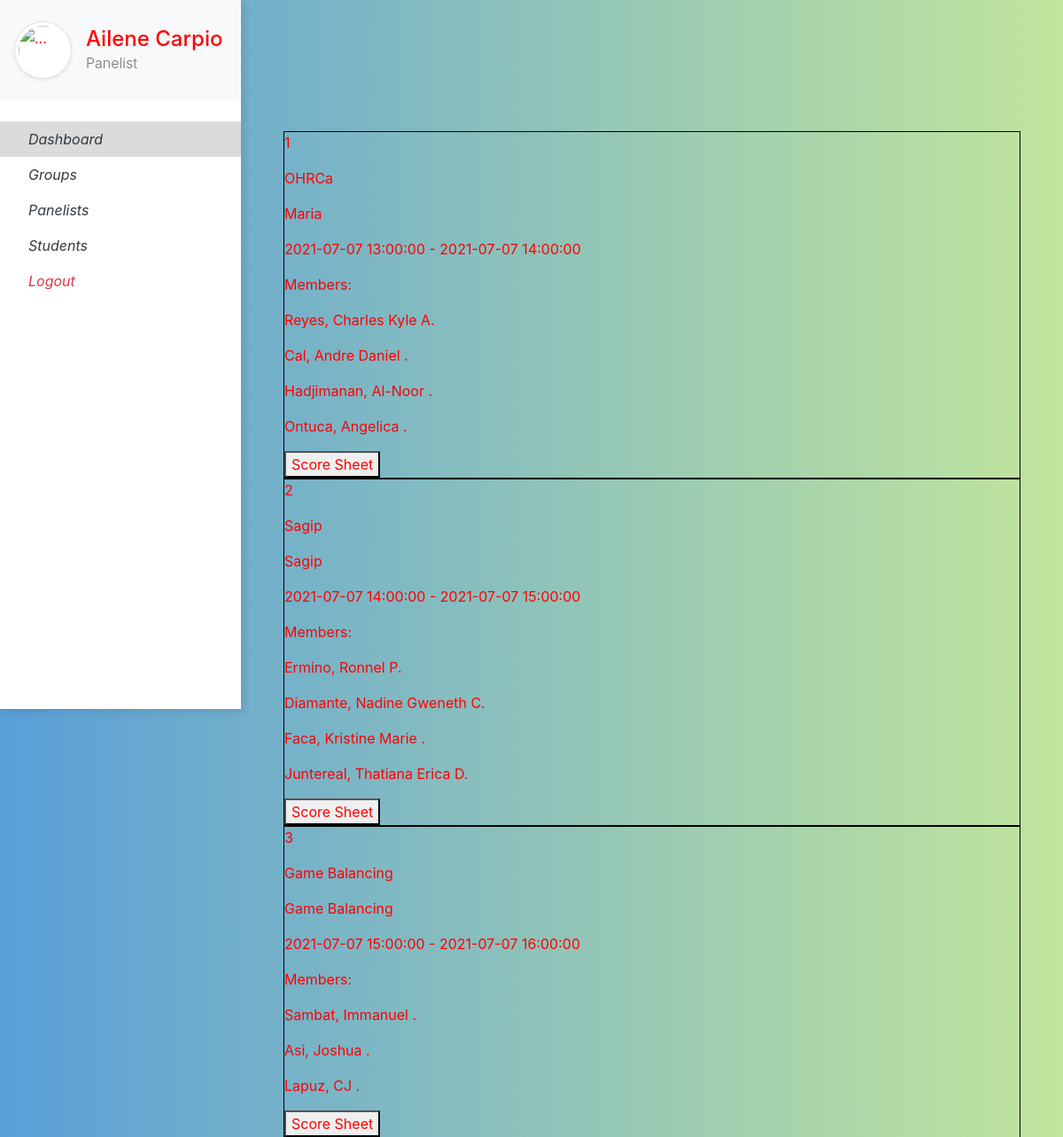
The app's page /user_home/ (signed in, upper part), older data.
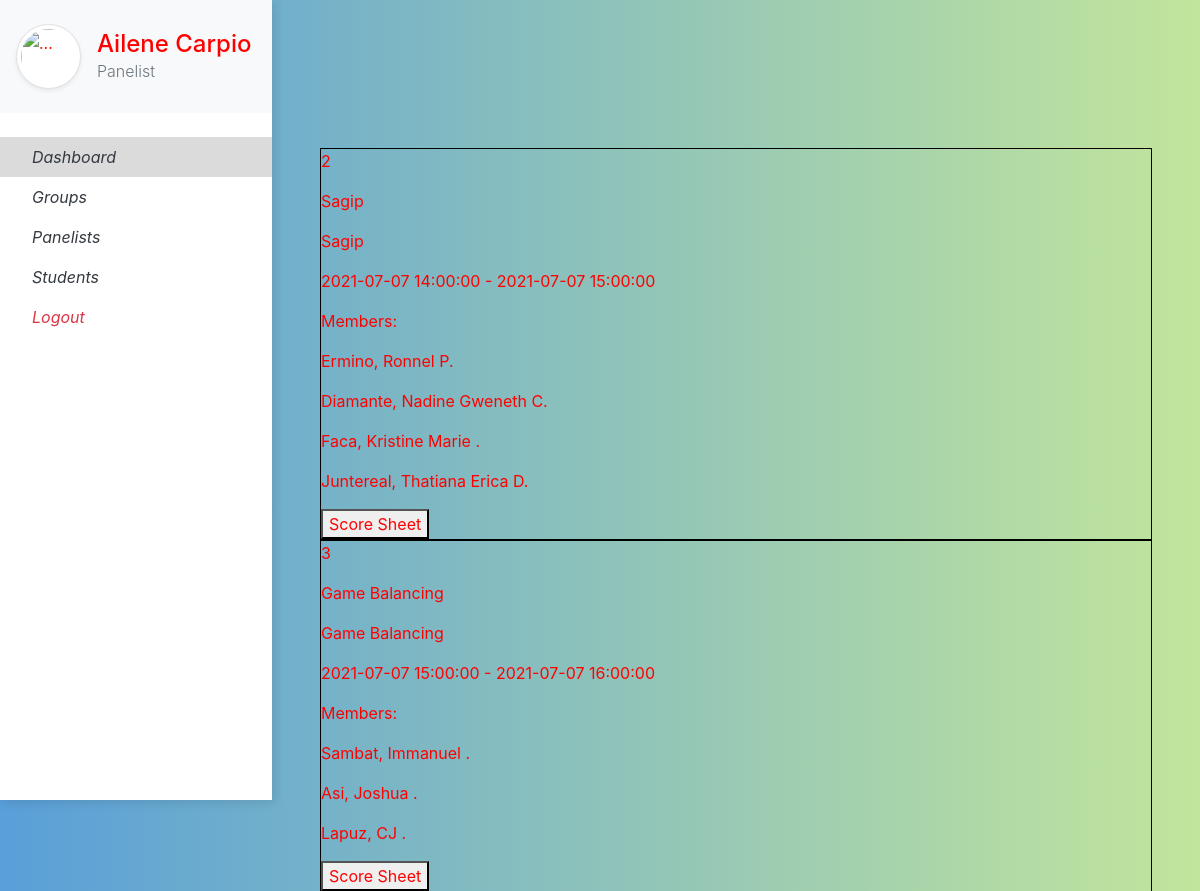
The same page, newer data.
### website/models.py (models this page shows)
class Defense(db.Model):
    id            = db.Column(db.Integer, primary_key=True)
    group_id      = db.Column(db.Integer, db.ForeignKey('group.id'))
    head_panel_id = db.Column(db.Integer, db.ForeignKey('panelist.id'))
    start_date    = db.Column(db.DateTime)
    end_date      = db.Column(db.DateTime)
    paneling      = db.relationship(
        'Panelist',
        secondary=defense_panel,
        backref=db.backref('defenses')
    )

class Group(db.Model):
    id            = db.Column(db.Integer, primary_key=True)
    name          = db.Column(db.String(150), nullable=False)
    project_title = db.Column(db.String(150), nullable=False)
    program       = db.Column(db.String(150), nullable=False)
    gradesheets   = db.relationship('Gradesheet', backref='group', uselist=True)
    members       = db.relationship('Student', backref='group', uselist=True)
    defenses      = db.relationship('Defense', backref='group', uselist=True)

class Student(db.Model):
    stud_no    = db.Column(db.Integer, primary_key=True)
    last_name  = db.Column(db.String(150), nullable=False)
    first_name = db.Column(db.String(150), nullable=False)
    middle_in  = db.Column(db.String(10))
    group_id   = db.Column(db.Integer, db.ForeignKey('group.id'))

### website/user.py (the view)
@user.route("/user_home/")
@login_required
def user_home():
    return render_template("home_u.html", user=current_user)

### website/__init__.py (called while the page is built)
def create_app():
    app = Flask(__name__)
    app.config['SECRET_KEY'] = 'hjshjhdjah kjshkjdhjs'
    app.config['SQLALCHEMY_DATABASE_URI'] = f'sqlite:///{DB_NAME}'
    db.init_app(app)
    from .admin import admin
    from .auth import auth
    from .user import user
    app.register_blueprint(auth, url_prefix='/')
    app.register_blueprint(admin, url_prefix='/')
    app.register_blueprint(user, url_prefix='/')
    from .models import Panelist, Master
    create_database(app)
    login_manager = LoginManager()
    login_manager.login_view = 'auth.login'
    login_manager.init_app(app)
    @login_manager.user_loader
    def load_user(username):
        if username == 'admin':
            return Master.query.filter_by(username=username).first()
        return Panelist.query.filter_by(username=username).first()
    return app

### website/templates/user/home_u.html (shortened to what this page needs)
{% extends "base_user.html" %}
{% block content %}
    <div class='display_grid'>
        {% for defense in user.defenses %}
            <div class='box'>
                <p>{{ defense.id }}</p>
                <p>{{ defense.group.name }}</p>
                <p>{{ defense.group.project_title }}</p>
                <p>{{ defense.start_date }} - {{ defense.end_date }}</p>
                <p>Members:</p>
                {% for member in defense.group.members %}
                    <p>{{ member.last_name }}, {{ member.first_name }} {{ member.middle_in }}.</p>
                {% endfor%}
                <a href="">
                    <button>Score Sheet</button>
                </a>
            </div>
        {% endfor %}
    </div>
{% endblock %}

Row changes from the older to the newer data that the page shows:
removed Defense: id "1", group.name "OHRCa", group.project_title "Maria", start_date "2021-07-07 13:00:00", end_date "2021-07-07 14:00:00"
no longer on this page (row unchanged): Student: last_name "Reyes", first_name "Charles Kyle", middle_in "A", shown under "1"
no longer on this page (row unchanged): Student: last_name "Cal", first_name "Andre Daniel", shown under "1"
no longer on this page (row unchanged): Student: last_name "Hadjimanan", first_name "Al-Noor", shown under "1"
no longer on this page (row unchanged): Student: last_name "Ontuca", first_name "Angelica", shown under "1"
